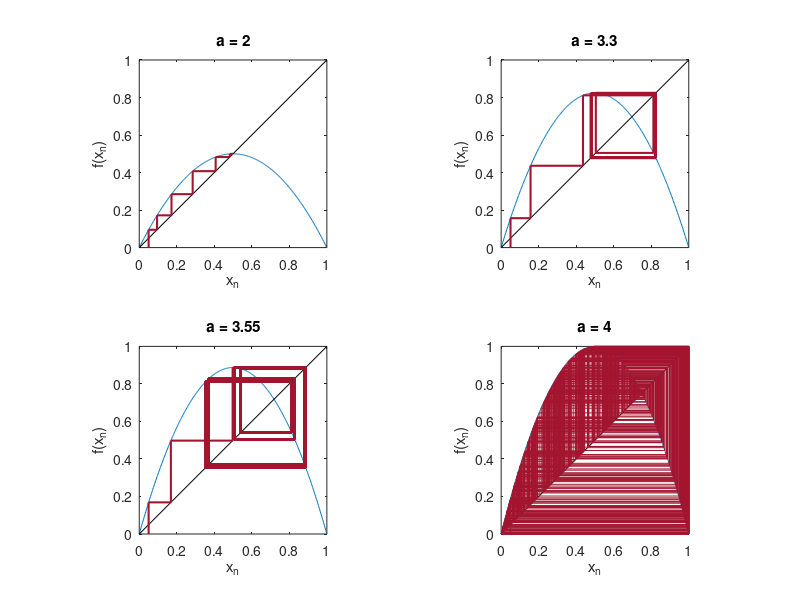

Here is the MATLAB script that generated this plot:
% Abb. 1.31: Treppendiagramme des logistischen Modells über 500 Schritte (Buch, Abschnitt 1.4)
% Startwert 0.05; a = 2 (Fixpunkt), 3.3 (2-Zyklus), 3.55 (8-Zyklus), 4 (aperiodisch)
% (c) 2026 Philipp Kügler · Programm zum Buch „Dynamische Systeme in den Lebenswissenschaften“ · MIT-Lizenz (siehe LICENSE)
N = 500; as = [2 3.3 3.55 4];
xx = linspace(0, 1, 400);
for p = 1:4
    a = as(p);
    f = @(y) a * y .* (1 - y);
    y = zeros(1, N + 1); y(1) = 0.05;
    for k = 1:N
        y(k + 1) = f(y(k));
    end
    px = zeros(1, 2 * N + 1); py = zeros(1, 2 * N + 1);
    px(1) = y(1);
    for k = 1:N
        px(2 * k) = y(k); py(2 * k) = y(k + 1);
        px(2 * k + 1) = y(k + 1); py(2 * k + 1) = y(k + 1);
    end
    subplot(2, 2, p);
    plot(xx, f(xx), 'Color', [0 0.447 0.741]); hold on
    plot([0 1], [0 1], 'k-');
    if a < 4, lw = 1.5; else, lw = 0.3; end
    plot(px, py, 'Color', [0.64 0.08 0.18], 'LineWidth', lw); hold off
    axis equal; axis([0 1 0 1]); xlabel('x_n'); ylabel('f(x_n)'); title(sprintf('a = %g', a));
    werte = unique(round(y(end-15:end) * 1e4) / 1e4);     % Langzeitverhalten: verschiedene Werte am Ende
    if numel(werte) <= 8
        fprintf('a = %g:  %d verschiedene Werte am Ende: ', a, numel(werte)); fprintf('%.4f ', werte); fprintf('\n');
    else
        fprintf('a = %g:  %d verschiedene Werte am Ende: aperiodisch\n', a, numel(werte));
    end
end
